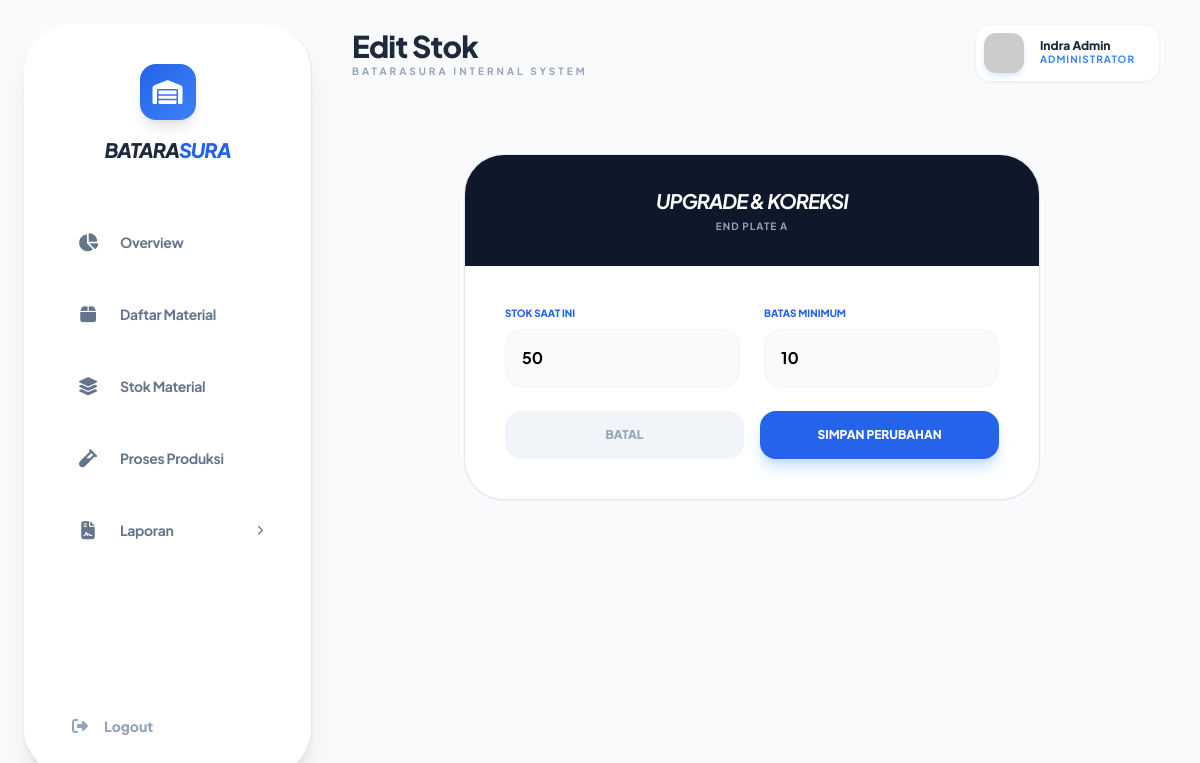
Page /admin/dashboard_admin.php?page=edit-stok&id=10 (signed in) on the committed database.
### tables this page shows
CREATE TABLE `stok_material` (
  `id` int(11) NOT NULL,
  `material_id` int(11) NOT NULL,
  `stok_sekarang` int(11) DEFAULT 0,
  `stok_minimum` int(11) DEFAULT 10,
  `last_update` timestamp NOT NULL DEFAULT current_timestamp() ON UPDATE current_timestamp()
);

CREATE TABLE `data_material` (
  `id` int(11) NOT NULL,
  `nama_material` varchar(100) NOT NULL,
  `no_part` varchar(50) NOT NULL,
  `material_spec` varchar(100) DEFAULT NULL,
  `material_size` varchar(50) DEFAULT NULL,
  `standard` varchar(50) DEFAULT NULL,
  `satuan` enum('gr','pcs','ml') NOT NULL,
  `created_at` timestamp NOT NULL DEFAULT current_timestamp()
);

### admin/stok/edit_stok.php (the view, shortened to what this page needs)
<?php
$id = mysqli_real_escape_string($conn, $_GET['id']);
$query_old = "SELECT s.*, m.nama_material
              FROM stok_material s
              JOIN data_material m ON s.material_id = m.id
              WHERE s.id = '$id'";
$result_old = mysqli_query($conn, $query_old);
$old_data = mysqli_fetch_assoc($result_old);
?>
<div class="max-w-xl mx-auto mt-10">
    <div class="bg-white rounded-[2.5rem] border border-slate-200 shadow-sm overflow-hidden">
        <div class="bg-slate-900 p-8 text-white text-center">
            <h3 class="font-bold uppercase italic tracking-tighter text-xl">Upgrade & Koreksi</h3>
            <p class="text-[10px] text-slate-400 font-bold uppercase tracking-widest mt-1">
                <?= htmlspecialchars($old_data['nama_material']) ?>
            </p>
        </div>
        <form method="POST" class="p-10 space-y-6">
            <div class="grid grid-cols-2 gap-6">
                <div>
                    <label class="text-[10px] font-black uppercase text-blue-600 block mb-2">Stok Saat Ini</label>
                    <input type="number" name="stok_sekarang"
                           value="<?= $old_data['stok_sekarang'] ?>" required
                           class="w-full p-4 bg-slate-50 border border-slate-100 rounded-2xl font-bold outline-none focus:border-blue-500 transition-all">
                </div>
                <div>
                    <label class="text-[10px] font-black uppercase text-blue-600 block mb-2">Batas Minimum</label>
                    <input type="number" name="stok_min"
                           value="<?= $old_data['stok_minimum'] ?>" required
                           class="w-full p-4 bg-slate-50 border border-slate-100 rounded-2xl font-bold outline-none focus:border-blue-500 transition-all">
                </div>
            </div>
            <div class="flex gap-4">
                <a href="?page=stok-material" class="flex-1 py-4 bg-slate-100 text-slate-400 text-center rounded-2xl font-black uppercase text-xs">Batal</a>
                <button type="submit" name="update_stok" class="flex-1 py-4 bg-blue-600 text-white rounded-2xl font-black uppercase text-xs shadow-lg shadow-blue-200 hover:bg-blue-700 transition-all">
                    Simpan Perubahan
                </button>
            </div>
        </form>
    </div>
</div>

### admin/dashboard_admin.php (style rules this page uses)
body { font-family: 'Plus Jakarta Sans', sans-serif; background-color: #F8FAFC; }

### rows in the picture
stok_material: material.nama_material "END PLATE A", stok_sekarang "50", stok_min "10"

### other values in the picture
str_replace('-', ' ', $page) "Edit Stok"
